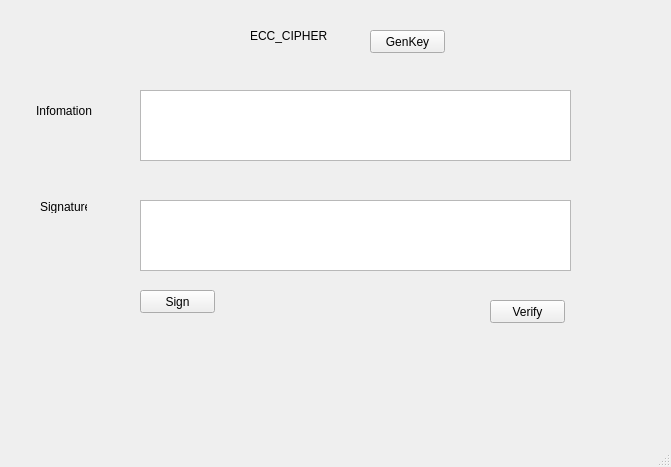
<?xml version="1.0" encoding="UTF-8"?>
<ui version="4.0">
 <class>MainWindow</class>
 <widget class="QMainWindow" name="MainWindow">
  <property name="geometry">
   <rect>
    <x>0</x>
    <y>0</y>
    <width>671</width>
    <height>467</height>
   </rect>
  </property>
  <property name="windowTitle">
   <string>MainWindow</string>
  </property>
  <widget class="QWidget" name="centralwidget">
   <widget class="QLabel" name="label">
    <property name="geometry">
     <rect>
      <x>250</x>
      <y>20</y>
      <width>101</width>
      <height>31</height>
     </rect>
    </property>
    <property name="text">
     <string>ECC_CIPHER</string>
    </property>
   </widget>
   <widget class="QLabel" name="label_2">
    <property name="geometry">
     <rect>
      <x>36</x>
      <y>90</y>
      <width>61</width>
      <height>41</height>
     </rect>
    </property>
    <property name="text">
     <string>Infomation</string>
    </property>
   </widget>
   <widget class="QLabel" name="label_3">
    <property name="geometry">
     <rect>
      <x>40</x>
      <y>200</y>
      <width>47</width>
      <height>13</height>
     </rect>
    </property>
    <property name="text">
     <string>Signature</string>
    </property>
   </widget>
   <widget class="QTextEdit" name="txtinfo">
    <property name="geometry">
     <rect>
      <x>140</x>
      <y>90</y>
      <width>431</width>
      <height>71</height>
     </rect>
    </property>
   </widget>
   <widget class="QTextEdit" name="txtsign">
    <property name="geometry">
     <rect>
      <x>140</x>
      <y>200</y>
      <width>431</width>
      <height>71</height>
     </rect>
    </property>
   </widget>
   <widget class="QPushButton" name="btngenkey">
    <property name="geometry">
     <rect>
      <x>370</x>
      <y>30</y>
      <width>75</width>
      <height>23</height>
     </rect>
    </property>
    <property name="text">
     <string>GenKey</string>
    </property>
   </widget>
   <widget class="QPushButton" name="btnsign">
    <property name="geometry">
     <rect>
      <x>140</x>
      <y>290</y>
      <width>75</width>
      <height>23</height>
     </rect>
    </property>
    <property name="text">
     <string>Sign</string>
    </property>
   </widget>
   <widget class="QPushButton" name="btnverify">
    <property name="geometry">
     <rect>
      <x>490</x>
      <y>300</y>
      <width>75</width>
      <height>23</height>
     </rect>
    </property>
    <property name="text">
     <string>Verify</string>
    </property>
   </widget>
  </widget>
  <widget class="QMenuBar" name="menubar">
   <property name="geometry">
    <rect>
     <x>0</x>
     <y>0</y>
     <width>671</width>
     <height>21</height>
    </rect>
   </property>
  </widget>
  <widget class="QStatusBar" name="statusbar"/>
 </widget>
 <resources/>
 <connections/>
</ui>
